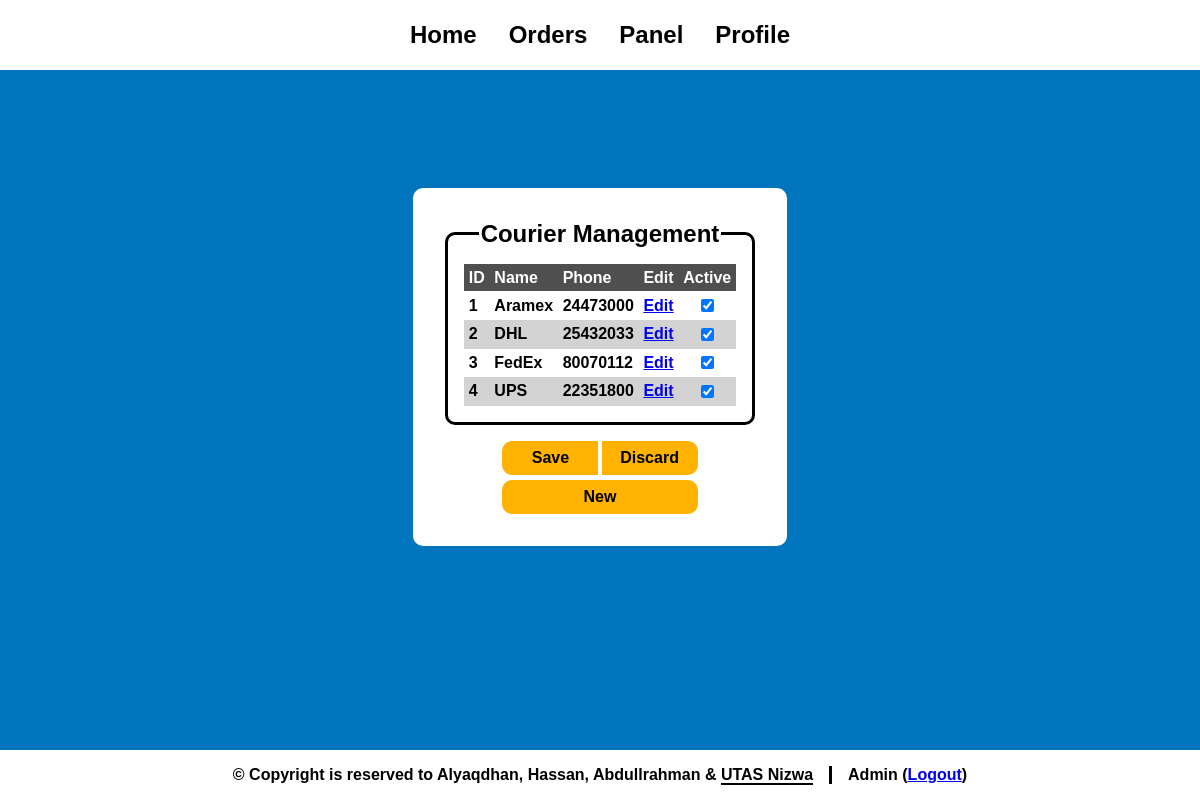
The app's page /panelDelivery.php (signed in) with its own data.
### tables this page shows
CREATE TABLE `delivery` (
  `dId` int(11) NOT NULL COMMENT 'Delivery ID',
  `company_name` varchar(50) NOT NULL COMMENT 'Company Name',
  `dPhone` int(8) NOT NULL COMMENT 'Delivery Phone Number',
  `Active` varchar(10) NOT NULL DEFAULT 'active'
);

### panelDelivery.php (the view, shortened to what this page needs)
<html>
    <head>
        <?php include('link.php'); ?>
    </head>
    <body>
        <?php
        include('header.php');
        include('connect.php');
        ?>
        <div>
        <div class="wrapper">
            <form class="container manage" action='panelDeliveryProcess.php' method='post'>
                <fieldset>
                    <legend>Courier Management</legend>
                    <table>
                        <tr>
                            <th>ID</th>
                            <th>Name</th>
                            <th>Phone</th>
                            <th>Edit</th>
                            <th>Active</th>
                        </tr>
                        <?php
                        $query = "select * from delivery";
                        $result = mysqli_query($conn, $query) or die("Error in query: <mark>$query</mark> <p>". mysqli_error($conn));
                        $line = 0;
                        while ($data = mysqli_fetch_assoc($result)) {
                            if ($line % 2 == 1) {$style = "style='background: var(--gray);'";}
                            else {$style = "";}
                            $line += 1;
                            if (mysqli_num_rows($result) == 1) {$d = "disabled";}
                            else {$d = "";}
                            if ($data['Active'] == 'active') {$a = 'checked';}
                            else {$a = '';}
                            echo "<tr id='clickable' $style>";
                            echo "<td> {$data['dId']} </td>";
                            echo "<td> {$data['company_name']} </td>";
                            echo "<td> {$data['dPhone']} </td>";
                            echo "<td id='center'> <a href='panelDeliveryEdit.php?did={$data['dId']}'> Edit </a> </td>";
                            echo "<td id='center'> <input type='checkbox' name='box[]' value='{$data['dId']}' $d $a> </td>";
                            echo "</tr>";
                        }
                        ?>
                    </table>
                </fieldset>
                <div class="buttons">
                    <div class="main">
                        <input class="left" type='submit' value='Save'>
                        <input class="right" type='reset' value='Discard' onclick="notify('Changes Have Been Discarded', 'darkcyan');">
                    </div>
                    <a href='panelDeliveryNew.php'> New </a>
                </div>
            </form>
        </div>
        </div>
        <?php include('footer.php'); ?>
    </body>
</html>

### style.css (style rules this page uses)
:root { color-scheme: light; --primary: #ffb300; --secondary: #0174Be; --accent: #006caf; --white: white; --black: black; --gray: lightgray; --red: red; --shadow: black; --fw-regular: 400; --fw-bold: 700; --fs-small: 0.5rem; --fs-normal: 1rem; --fs-large: 1.5rem; --br: 10px; background: var(--secondary); font-family: sans-serif; }
* { transition: 200ms ease-in-out; }
a, input[type="checkbox"] { transition-property: background; }
html { scroll-behavior: smooth; -webkit-tap-highlight-color: transparent; }
body { margin: 0; height: 100%; display: flex; flex-direction: column; }
select, input, label:has(input, textarea) { cursor: pointer; }
div:has(.wrapper, .form) { margin: auto; width: 100%; }
.wrapper { overflow-x: auto; }
.container { width: fit-content; margin: auto; margin-block: 2rem; padding: 2rem; background: var(--white); border-radius: var(--br); }
fieldset { border-radius: var(--br); border: solid 3px var(--black); padding: 1rem; display: flex; flex-direction: column; }
legend { font-size: var(--fs-large); font-weight: var(--fw-bold); text-align: center; }
.manage * { font-weight: var(--fw-bold); }
.manage fieldset { max-height: 24rem; overflow-y: auto; margin-bottom: 1rem; width: fit-content; margin-inline: auto; }
.manage fieldset table { border-collapse: collapse; }
.manage fieldset table, .manage fieldset th, .manage fieldset td { text-align: left; padding: .3rem; }
.manage fieldset table tr:first-child { background: color-mix(in srgb, var(--gray) 60%, var(--black) 100%); color: var(--white); position: sticky; top: -1rem; z-index: 5; }
.manage fieldset #clickable { transition: 200ms ease-in-out; }
.manage fieldset #center { text-align: center; }
.manage .buttons input { background: var(--primary); padding: .5rem; border: 0; text-decoration: none; font-weight: var(--fw-bold); font-size: var(--fs-normal); }
.manage .buttons a { background: var(--primary); padding: .5rem; text-align: center; border-radius: var(--br); text-decoration: none; font-weight: var(--fw-bold); font-size: var(--fs-normal); color: currentColor; }
.manage .buttons { margin: auto; width: fit-content; display: flex; flex-direction: column; gap: .3rem; }
.manage .buttons .main { display: flex; gap: .2rem; }
.manage .buttons .right { border-radius: 0 var(--br) var(--br) 0; width: 6rem; }
.manage .buttons .left { border-radius: var(--br) 0 0 var(--br); width: 6rem; }

### records on screen
delivery: dId "1", company_name "Aramex", dPhone "24473000"
delivery: dId "2", company_name "DHL", dPhone "25432033"
delivery: dId "3", company_name "FedEx", dPhone "80070112"
delivery: dId "4", company_name "UPS", dPhone "22351800"

### other values on screen
$name "Admin"
